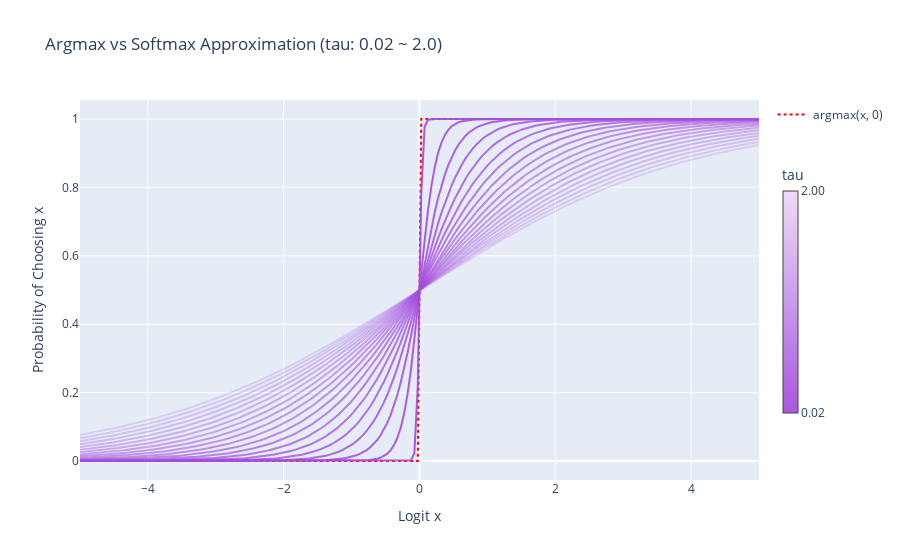

Notebook code for this chart:
### Code cell
import numpy as np
import plotly.graph_objects as go

x_vals = np.linspace(-5, 5, 200)

argmax_outputs = [1 if x > 0 else 0 for x in x_vals]

# tau_0_5 = [np.exp(x / 0.5) / (np.exp(x / 0.5) + 1.0) for x in x_vals]
# tau_1_0 = [np.exp(x / 1.0) / (np.exp(x / 1.0) + 1.0) for x in x_vals]

taus = np.linspace(0.02, 2.0, 20)
tau_lines = []
for tau in taus:
    tau_line = np.exp(x_vals / tau) / (np.exp(x_vals / tau) + 1.0)
    tau_lines.append(tau_line)

fig = go.Figure()

# argmax
fig.add_trace(go.Scatter(
    x=x_vals, y=argmax_outputs,
    mode='lines',
    name='argmax(x, 0)',
    line=dict(dash='dot', color='red')
))

opacitys = np.linspace(0.95, 0.2, len(tau_lines))
for i, tau_line in enumerate(tau_lines):
    fig.add_trace(
        go.Scatter(
            x=x_vals, y=tau_line,
            mode='lines',
            name=f'softmax(x, 0), tau={taus[i]:.2f}',
            line=dict(color="#a44ede"),
            opacity=opacitys[i],
            showlegend=False
        )
    )

fig.add_trace(
    go.Scatter(
        x=[None], y=[None],
        mode='markers',
        marker=dict(
            colorscale=[
                [0, 'rgba(164, 78, 222, 0.95)'],
                [1, 'rgba(164, 78, 222, 0.2)']
            ],
            cmin=taus.min(),
            cmax=taus.max(),
            colorbar=dict(
                title='tau',
                title_side='top',
                thickness=15,
                len=0.7,
                tickvals=[taus.min(), taus.max()],
                ticktext=[f'{taus.min():.2f}', f'{taus.max():.2f}']
            )
        ),
        showlegend=False
    )
)

fig.update_layout(
    title='Argmax vs Softmax Approximation (tau: 0.02 ~ 2.0)',
    xaxis_title='Logit x',
    yaxis_title='Probability of Choosing x',
)

fig.show()

### Figure 1 — Plotly figure (JSON) as saved in the notebook; plotly's stock layout.template omitted (floating-point values rounded to 4 significant figures; data arrays with more than 128 entries replaced by an {"elided": "..."} marker saying what was removed)
{"data": [{"line": {"color": "red", "dash": "dot"}, "mode": "lines", "name": "argmax(x, 0)", "type": "scatter", "x": {"elided": "200 float values"}, "y": {"elided": "200 int values"}}, {"line": {"color": "#a44ede"}, "mode": "lines", "name": "softmax(x, 0), tau=0.02", "opacity": 0.95, "showlegend": false, "type": "scatter", "x": {"elided": "200 float values"}, "y": {"elided": "200 float values"}}, {"line": {"color": "#a44ede"}, "mode": "lines", "name": "softmax(x, 0), tau=0.12", "opacity": 0.9105, "showlegend": false, "type": "scatter", "x": {"elided": "200 float values"}, "y": {"elided": "200 float values"}}, {"line": {"color": "#a44ede"}, "mode": "lines", "name": "softmax(x, 0), tau=0.23", "opacity": 0.8711, "showlegend": false, "type": "scatter", "x": {"elided": "200 float values"}, "y": {"elided": "200 float values"}}, {"line": {"color": "#a44ede"}, "mode": "lines", "name": "softmax(x, 0), tau=0.33", "opacity": 0.8316, "showlegend": false, "type": "scatter", "x": {"elided": "200 float values"}, "y": {"elided": "200 float values"}}, {"line": {"color": "#a44ede"}, "mode": "lines", "name": "softmax(x, 0), tau=0.44", "opacity": 0.7921, "showlegend": false, "type": "scatter", "x": {"elided": "200 float values"}, "y": {"elided": "200 float values"}}, {"line": {"color": "#a44ede"}, "mode": "lines", "name": "softmax(x, 0), tau=0.54", "opacity": 0.7526, "showlegend": false, "type": "scatter", "x": {"elided": "200 float values"}, "y": {"elided": "200 float values"}}, {"line": {"color": "#a44ede"}, "mode": "lines", "name": "softmax(x, 0), tau=0.65", "opacity": 0.7132, "showlegend": false, "type": "scatter", "x": {"elided": "200 float values"}, "y": {"elided": "200 float values"}}, {"line": {"color": "#a44ede"}, "mode": "lines", "name": "softmax(x, 0), tau=0.75", "opacity": 0.6737, "showlegend": false, "type": "scatter", "x": {"elided": "200 float values"}, "y": {"elided": "200 float values"}}, {"line": {"color": "#a44ede"}, "mode": "lines", "name": "softmax(x, 0), tau=0.85", "opacity": 0.6342, "showlegend": false, "type": "scatter", "x": {"elided": "200 float values"}, "y": {"elided": "200 float values"}}, {"line": {"color": "#a44ede"}, "mode": "lines", "name": "softmax(x, 0), tau=0.96", "opacity": 0.5947, "showlegend": false, "type": "scatter", "x": {"elided": "200 float values"}, "y": {"elided": "200 float values"}}, {"line": {"color": "#a44ede"}, "mode": "lines", "name": "softmax(x, 0), tau=1.06", "opacity": 0.5553, "showlegend": false, "type": "scatter", "x": {"elided": "200 float values"}, "y": {"elided": "200 float values"}}, {"line": {"color": "#a44ede"}, "mode": "lines", "name": "softmax(x, 0), tau=1.17", "opacity": 0.5158, "showlegend": false, "type": "scatter", "x": {"elided": "200 float values"}, "y": {"elided": "200 float values"}}, {"line": {"color": "#a44ede"}, "mode": "lines", "name": "softmax(x, 0), tau=1.27", "opacity": 0.4763, "showlegend": false, "type": "scatter", "x": {"elided": "200 float values"}, "y": {"elided": "200 float values"}}, {"line": {"color": "#a44ede"}, "mode": "lines", "name": "softmax(x, 0), tau=1.37", "opacity": 0.4368, "showlegend": false, "type": "scatter", "x": {"elided": "200 float values"}, "y": {"elided": "200 float values"}}, {"line": {"color": "#a44ede"}, "mode": "lines", "name": "softmax(x, 0), tau=1.48", "opacity": 0.3974, "showlegend": false, "type": "scatter", "x": {"elided": "200 float values"}, "y": {"elided": "200 float values"}}, {"line": {"color": "#a44ede"}, "mode": "lines", "name": "softmax(x, 0), tau=1.58", "opacity": 0.3579, "showlegend": false, "type": "scatter", "x": {"elided": "200 float values"}, "y": {"elided": "200 float values"}}, {"line": {"color": "#a44ede"}, "mode": "lines", "name": "softmax(x, 0), tau=1.69", "opacity": 0.3184, "showlegend": false, "type": "scatter", "x": {"elided": "200 float values"}, "y": {"elided": "200 float values"}}, {"line": {"color": "#a44ede"}, "mode": "lines", "name": "softmax(x, 0), tau=1.79", "opacity": 0.2789, "showlegend": false, "type": "scatter", "x": {"elided": "200 float values"}, "y": {"elided": "200 float values"}}, {"line": {"color": "#a44ede"}, "mode": "lines", "name": "softmax(x, 0), tau=1.90", "opacity": 0.2395, "showlegend": false, "type": "scatter", "x": {"elided": "200 float values"}, "y": {"elided": "200 float values"}}, {"line": {"color": "#a44ede"}, "mode": "lines", "name": "softmax(x, 0), tau=2.00", "opacity": 0.2, "showlegend": false, "type": "scatter", "x": {"elided": "200 float values"}, "y": {"elided": "200 float values"}}, {"marker": {"cmax": 2, "cmin": 0.02, "colorbar": {"len": 0.7, "thickness": 15, "ticktext": ["0.02", "2.00"], "tickvals": [0.02, 2], "title": {"side": "top", "text": "tau"}}, "colorscale": [[0, "rgba(164, 78, 222, 0.95)"], [1, "rgba(164, 78, 222, 0.2)"]]}, "mode": "markers", "showlegend": false, "type": "scatter", "x": [null], "y": [null]}], "layout": {"title": {"text": "Argmax vs Softmax Approximation (tau: 0.02 ~ 2.0)"}, "xaxis": {"title": {"text": "Logit x"}}, "yaxis": {"title": {"text": "Probability of Choosing x"}}}}
